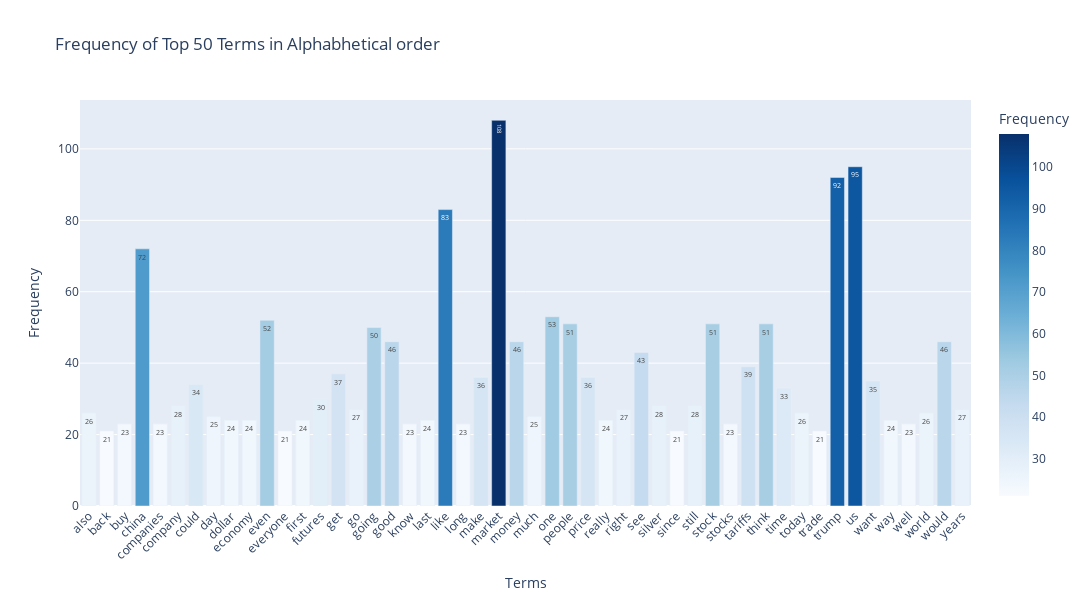

The notebook cell this image was saved under:
### Markdown cell above
Exercise 13

### Code cell
# Get total frequencies
term_frequencies = np.asarray(df_counts.sum(axis=0))[0]

# Step 1: Select top  most frequent terms (smart reduction)
top_n = 50
top_indices = term_frequencies.argsort()[-top_n:][::-1]

# Step 2: Create DataFrame and and sort alphabetically based on the top 50
df_terms = pd.DataFrame({
    'Term': count_vect.get_feature_names_out()[top_indices],
    'Frequency': term_frequencies[top_indices]
}).sort_values('Term')

fig = px.bar(
    df_terms,
    x='Term',
    y='Frequency',
    title=f'Frequency of Top {top_n} Terms in Alphabhetical order',
    labels={'Term': 'Terms', 'Frequency': 'Frequency'},
    color='Frequency',              
    color_continuous_scale='Blues',
    text='Frequency'   
)

# Improve layout for readability
fig.update_layout(
    xaxis_tickangle=-45,           # slightly rotated for readability
    height=600,                     # taller for more space
    width=1200,                     # wider for many bars
    showlegend=False                # optional: hide legend if not needed
)

# Optional: Add hover info
fig.update_traces(
    hovertemplate="<b>%{x}</b><br>Frequency: %{y}<extra></extra>"
)
fig.show()

### Figure 1 — Plotly figure (JSON) as saved in the notebook; plotly's stock layout.template omitted (floating-point values rounded to 4 significant figures)
{"data": [{"hovertemplate": "<b>%{x}</b><br>Frequency: %{y}<extra></extra>", "legendgroup": "", "marker": {"color": [26, 21, 23, 72, 23, 28, 34, 25, 24, 24, 52, 21, 24, 30, 37, 27, 50, 46, 23, 24, 83, 23, 36, 108, 46, 25, 53, 51, 36, 24, 27, 43, 28, 21, 28, 51, 23, 39, 51, 33, 26, 21, 92, 95, 35, 24, 23, 26, 46, 27], "coloraxis": "coloraxis", "pattern": {"shape": ""}}, "name": "", "orientation": "v", "showlegend": false, "text": [26.0, 21.0, 23.0, 72.0, 23.0, 28.0, 34.0, 25.0, 24.0, 24.0, 52.0, 21.0, 24.0, 30.0, 37.0, 27.0, 50.0, 46.0, 23.0, 24.0, 83.0, 23.0, 36.0, 108.0, 46.0, 25.0, 53.0, 51.0, 36.0, 24.0, 27.0, 43.0, 28.0, 21.0, 28.0, 51.0, 23.0, 39.0, 51.0, 33.0, 26.0, 21.0, 92.0, 95.0, 35.0, 24.0, 23.0, 26.0, 46.0, 27.0], "textposition": "auto", "type": "bar", "x": ["also", "back", "buy", "china", "companies", "company", "could", "day", "dollar", "economy", "even", "everyone", "first", "futures", "get", "go", "going", "good", "know", "last", "like", "long", "make", "market", "money", "much", "one", "people", "price", "really", "right", "see", "silver", "since", "still", "stock", "stocks", "tariffs", "think", "time", "today", "trade", "trump", "us", "want", "way", "well", "world", "would", "years"], "xaxis": "x", "y": [26, 21, 23, 72, 23, 28, 34, 25, 24, 24, 52, 21, 24, 30, 37, 27, 50, 46, 23, 24, 83, 23, 36, 108, 46, 25, 53, 51, 36, 24, 27, 43, 28, 21, 28, 51, 23, 39, 51, 33, 26, 21, 92, 95, 35, 24, 23, 26, 46, 27], "yaxis": "y"}], "layout": {"barmode": "relative", "coloraxis": {"colorbar": {"title": {"text": "Frequency"}}, "colorscale": [[0, "rgb(247,251,255)"], [0.125, "rgb(222,235,247)"], [0.25, "rgb(198,219,239)"], [0.375, "rgb(158,202,225)"], [0.5, "rgb(107,174,214)"], [0.625, "rgb(66,146,198)"], [0.75, "rgb(33,113,181)"], [0.875, "rgb(8,81,156)"], [1, "rgb(8,48,107)"]]}, "height": 600, "legend": {"tracegroupgap": 0}, "showlegend": false, "title": {"text": "Frequency of Top 50 Terms in Alphabhetical order"}, "width": 1200, "xaxis": {"anchor": "y", "domain": [0, 1], "tickangle": -45, "title": {"text": "Terms"}}, "yaxis": {"anchor": "x", "domain": [0, 1], "title": {"text": "Frequency"}}}}
